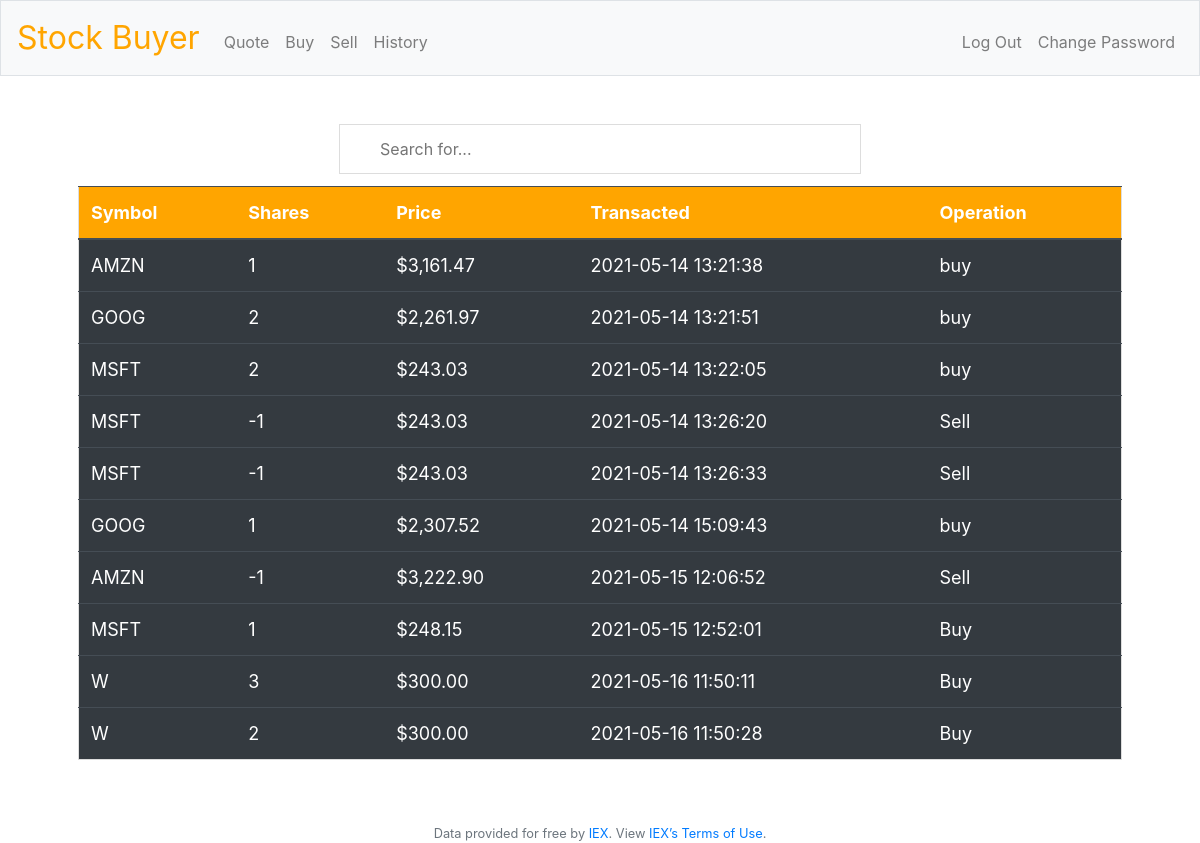
The app's page /history (signed in) with its own data.
### tables this page shows
CREATE TABLE transactions
( id INTEGER PRIMARY KEY AUTOINCREMENT NOT NULL,
 user_id INTEGER NOT NULL, 
 symbol TEXT NOT NULL, 
 amount_of_shares INTEGER NOT NULL, 
 price NUMERIC NOT NULL,
 operation VARCHAR NOT NULL, 
 transacted TIMESTAMP DEFAULT CURRENT_TIMESTAMP NOT NULL, 
 FOREIGN KEY(user_id) REFERENCES users(id) );

### application.py (the view)
@app.route("/history")
@login_required
def history():
    stocks = db.execute("SELECT * FROM transactions WHERE user_id = ?", session["user_id"])
    return render_template("history.html", stocks=stocks)

### application.py (called while the page is built)
@app.after_request
def after_request(response):
    response.headers["Cache-Control"] = "no-cache, no-store, must-revalidate"
    response.headers["Expires"] = 0
    response.headers["Pragma"] = "no-cache"
    return response

### helpers.py (called while the page is built)
def login_required(f):
    @wraps(f)
    def decorated_function(*args, **kwargs):
        if session.get("user_id") is None:
            return redirect("/login")
        return f(*args, **kwargs)
    return decorated_function

def usd(value):
    return f"${value:,.2f}"

### templates/history.html (shortened to what this page needs)
{% extends "layout.html" %}
{% block main %}
<input type="text" id="myInput" onkeyup="myFunction()" placeholder="Search for...">
<div style = "overflow-x:auto;">
<table class="table table-dark" id = "myTable">
  <thead class = "header">
    <th>Symbol</th>
    <th>Shares</th>
    <th>Price</th>
    <th>Transacted</th>
    <th>Operation</th>
  </thead>
  <tbody>
    {% for stock in stocks %}
    <tr>
      <td>{{stock.symbol}}</td>
      <td>{{stock.amount_of_shares}}</td>
      <td>{{stock.price | usd}}</td>
      <td>{{stock.transacted}}</td>
      <td>{{stock.operation}}</td>
    </tr>
    {% endfor %}
  </tbody>
</table>
</div>
{% endblock %}

### templates/layout.html (shortened to what this page needs)
<!DOCTYPE html>
<html lang="en">
    <head>
        <link rel="stylesheet" href="https://cdn.jsdelivr.net/npm/bootstrap@4.5.3/dist/css/bootstrap.min.css">
        <link href="/static/styles.css" rel="stylesheet">
    </head>
    <body>
        <nav class="navbar navbar-expand-md navbar-light bg-light border">
            <a class="navbar-brand" href="/"><span class="crimson">Stock Buyer</span></a>
            <div class="collapse navbar-collapse" id="navbar">
                {% if session.user_id %}
                    <ul class="navbar-nav mr-auto mt-2">
                        <li class="nav-item"><a class="nav-link" href="/quote">Quote</a></li>
                        <li class="nav-item"><a class="nav-link" href="/buy">Buy</a></li>
                        <li class="nav-item"><a class="nav-link" href="/sell">Sell</a></li>
                        <li class="nav-item"><a class="nav-link" href="/history">History</a></li>
                    </ul>
                    <ul class="navbar-nav ml-auto mt-2">
                        <li class="nav-item"><a class="nav-link" href="/logout">Log Out</a></li>
                        <li class="nav-item"><a class="nav-link" href="/change_password">Change Password</a></li>
                    </ul>
                {% else %}
                    <ul class="navbar-nav ml-auto mt-2">
                        <li class="nav-item"><a class="nav-link" href="/register">Register</a></li>
                        <li class="nav-item"><a class="nav-link" href="/login">Log In</a></li>
                    </ul>
                {% endif %}
            </div>
        </nav>
        <main class="container p-5">
            {% block main %}{% endblock %}
        </main>
        <footer class="small text-center text-muted">
            Data provided for free by <a href="https://iextrading.com/developer">IEX</a>. View <a href="https://iextrading.com/api-exhibit-a/">IEX’s Terms of Use</a>.
        </footer>
    </body>
</html>

### static/styles.css (style rules this page uses)
nav .navbar-brand { font-size: xx-large; }
nav .navbar-brand .crimson { color: orange; }
main { overflow-x: auto; text-align: center; }
main table { text-align: left; }
#myInput { width: 50%; font-size: 16px; padding: 12px 20px 12px 40px; border: 1px solid #ddd; margin-bottom: 12px; }
#myTable { border-collapse: collapse; width: 100%; border: 1px solid #ddd; font-size: 18px; }
#myTable th, #myTable td { text-align: left; padding: 12px; }
#myTable tr { border-bottom: 1px solid #ddd; }
#myTable .header, #myTable tr:hover { background-color: orange; }

### records on screen
transactions: symbol "AMZN", amount_of_shares "1", price "$3,161.47", transacted "2021-05-14 13:21:38", operation "buy"
transactions: symbol "GOOG", amount_of_shares "2", price "$2,261.97", transacted "2021-05-14 13:21:51", operation "buy"
transactions: symbol "MSFT", amount_of_shares "2", price "$243.03", transacted "2021-05-14 13:22:05", operation "buy"
transactions: symbol "MSFT", amount_of_shares "-1", price "$243.03", transacted "2021-05-14 13:26:20", operation "Sell"
transactions: symbol "MSFT", amount_of_shares "-1", price "$243.03", transacted "2021-05-14 13:26:33", operation "Sell"
transactions: symbol "GOOG", amount_of_shares "1", price "$2,307.52", transacted "2021-05-14 15:09:43", operation "buy"
transactions: symbol "AMZN", amount_of_shares "-1", price "$3,222.90", transacted "2021-05-15 12:06:52", operation "Sell"
transactions: symbol "MSFT", amount_of_shares "1", price "$248.15", transacted "2021-05-15 12:52:01", operation "Buy"
transactions: symbol "W", amount_of_shares "3", price "$300.00", transacted "2021-05-16 11:50:11", operation "Buy"
transactions: symbol "W", amount_of_shares "2", price "$300.00", transacted "2021-05-16 11:50:28", operation "Buy"
